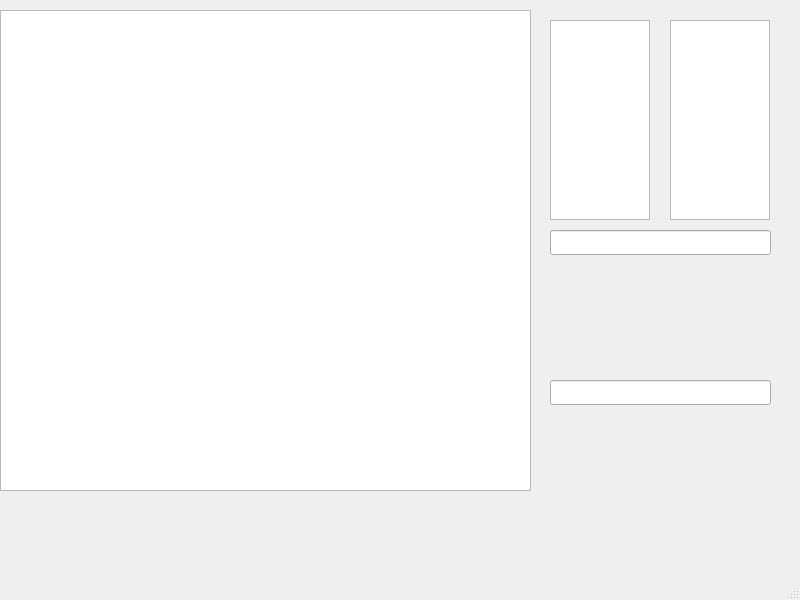
<?xml version="1.0" encoding="UTF-8"?>
<ui version="4.0">
 <class>MainWindow</class>
 <widget class="QMainWindow" name="MainWindow">
  <property name="geometry">
   <rect>
    <x>0</x>
    <y>0</y>
    <width>800</width>
    <height>600</height>
   </rect>
  </property>
  <property name="windowTitle">
   <string>MainWindow</string>
  </property>
  <widget class="QWidget" name="centralwidget">
   <widget class="QGraphicsView" name="graphicsView">
    <property name="geometry">
     <rect>
      <x>0</x>
      <y>10</y>
      <width>531</width>
      <height>481</height>
     </rect>
    </property>
    <property name="backgroundBrush">
     <brush brushstyle="SolidPattern">
      <color alpha="255">
       <red>0</red>
       <green>0</green>
       <blue>0</blue>
      </color>
     </brush>
    </property>
   </widget>
   <widget class="QListWidget" name="nodes">
    <property name="geometry">
     <rect>
      <x>550</x>
      <y>20</y>
      <width>100</width>
      <height>200</height>
     </rect>
    </property>
   </widget>
   <widget class="QListWidget" name="edges">
    <property name="geometry">
     <rect>
      <x>670</x>
      <y>20</y>
      <width>100</width>
      <height>200</height>
     </rect>
    </property>
   </widget>
   <widget class="QLineEdit" name="edgeInput">
    <property name="geometry">
     <rect>
      <x>550</x>
      <y>230</y>
      <width>221</width>
      <height>25</height>
     </rect>
    </property>
   </widget>
   <widget class="QLineEdit" name="nodeInput">
    <property name="geometry">
     <rect>
      <x>550</x>
      <y>380</y>
      <width>221</width>
      <height>25</height>
     </rect>
    </property>
   </widget>
  </widget>
  <widget class="QMenuBar" name="menubar">
   <property name="geometry">
    <rect>
     <x>0</x>
     <y>0</y>
     <width>800</width>
     <height>22</height>
    </rect>
   </property>
  </widget>
  <widget class="QStatusBar" name="statusbar"/>
 </widget>
 <resources/>
 <connections/>
</ui>
